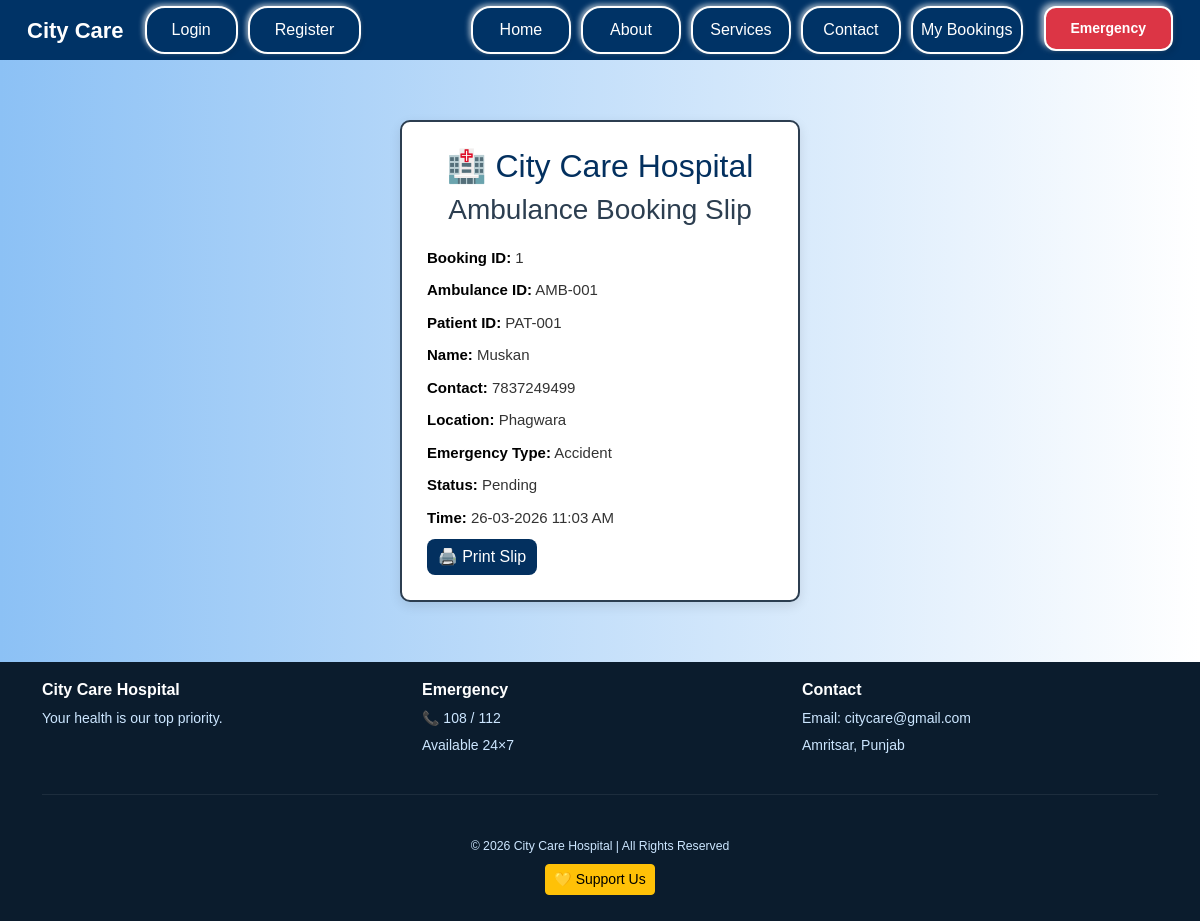
Screenshot of /ambulance_slip/1 with the database file from the repository.
### main.py (models this page shows)
class AmbulanceRequest(db.Model):
    id = db.Column(db.Integer, primary_key=True)
    ambulance_id = db.Column(db.String(20))
    patient_id = db.Column(db.String(20))
    patient_name = db.Column(db.String(100), nullable=False)
    contact_number = db.Column(db.String(20), nullable=False)
    pickup_location = db.Column(db.String(200), nullable=False)
    emergency_type = db.Column(db.String(100), nullable=False)
    request_time = db.Column(db.DateTime, default=db.func.current_timestamp())
    status = db.Column(db.String(50), default="Pending")
    user_id = db.Column(db.Integer, db.ForeignKey('user.id'))

### main.py (the view)
@app.route('/ambulance_slip/<int:id>')
def ambulance_slip(id):
    ambulance = AmbulanceRequest.query.get_or_404(id)
    return render_template('ambulance_slip.html', ambulance=ambulance)

### templates/ambulance_slip.html (shortened to what this page needs)
{% extends "base.html" %}
{% block content %}
<html lang="en">
<head>
    <link rel="stylesheet" href="{{ url_for('static', filename='css/style.css') }}">
</head>
<body>
     <div class="slip">
        <h2 style="text-align:center; color:#03305f;">
            🏥 City Care Hospital
        </h2>
        <h3> Ambulance Booking Slip</h3>
    <p><strong>Booking ID:</strong> {{ ambulance.id }}</p>
    <p><strong>Ambulance ID:</strong> {{ ambulance.ambulance_id }}</p>
    <p><strong>Patient ID:</strong> {{ ambulance.patient_id }}</p>
    <p><strong>Name:</strong> {{ ambulance.patient_name }}</p>
    <p><strong>Contact:</strong> {{ ambulance.contact_number }}</p>
    <p><strong>Location:</strong> {{ ambulance.pickup_location }}</p>
    <p><strong>Emergency Type:</strong> {{ ambulance.emergency_type }}</p>
    <p><strong>Status:</strong> {{ ambulance.status }}</p>
    <p><strong>Time:</strong> {{ ambulance.request_time.strftime('%d-%m-%Y %I:%M %p') }}</p>
    <div class="btn-group">
    <button class="btnslip" onclick="window.print()">🖨️ Print Slip</button>
    </div>
    </div>
</div>
</body>
</html>
{% endblock %}

### static/css/style.css (style rules this page uses)
body { background-color:#a0f0f0d3 ; }
body { margin: 0; padding: 0; font-family: Arial, Helvetica, sans-serif; background: linear-gradient(to right, #8cc1f5, #ffffff); }
.slip { width: 400px; margin: 60px auto; padding: 25px; border-radius: 10px; background: #ffffff; border: 2px solid #2c3e50; box-shadow: 0 4px 12px rgba(0,0,0,0.1); }
.slip h3 { text-align: center; color: #2c3e50; margin-bottom: 20px; }
.slip p { font-size: 15px; margin: 10px 0; color: #333; }
.slip strong { color: #000; }
.btnslip { width: 110px; padding: 6px; background-color:#03305f; color: white; border: none; border-radius: 8px; font-size: 16px; cursor: pointer; }

### rows the page displays
AmbulanceRequest: id "1", ambulance_id "AMB-001", patient_id "PAT-001", patient_name "Muskan", contact_number "7837249499", pickup_location "Phagwara", emergency_type "Accident", status "Pending", request_time "26-03-2026 11:03 AM"
